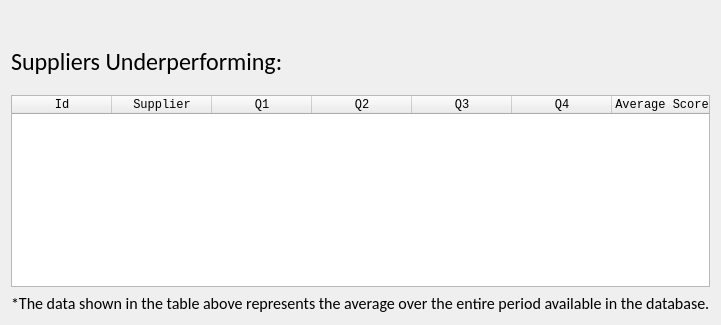
      <widget class="QWidget" name="tab_6">
       <attribute name="title">
        <string>Risks</string>
       </attribute>
       <layout class="QGridLayout" name="gridLayout_6">
        <item row="1" column="1">
         <widget class="QLabel" name="total_risks">
          <property name="minimumSize">
           <size>
            <width>50</width>
            <height>0</height>
           </size>
          </property>
          <property name="maximumSize">
           <size>
            <width>200</width>
            <height>16777215</height>
           </size>
          </property>
          <property name="font">
           <font>
            <family>Century Gothic</family>
            <pointsize>30</pointsize>
            <weight>75</weight>
            <bold>true</bold>
           </font>
          </property>
          <property name="styleSheet">
           <string notr="true"/>
          </property>
          <property name="text">
           <string/>
          </property>
          <property name="alignment">
           <set>Qt::AlignRight|Qt::AlignTrailing|Qt::AlignVCenter</set>
          </property>
         </widget>
        </item>
        <item row="1" column="2" alignment="Qt::AlignLeft">
         <widget class="QLabel" name="total_geral2">
          <property name="minimumSize">
           <size>
            <width>80</width>
            <height>0</height>
           </size>
          </property>
          <property name="maximumSize">
           <size>
            <width>80</width>
            <height>16777215</height>
           </size>
          </property>
          <property name="font">
           <font>
            <family>Century Gothic</family>
            <pointsize>16</pointsize>
           </font>
          </property>
          <property name="styleSheet">
           <string notr="true"/>
          </property>
          <property name="text">
           <string/>
          </property>
         </widget>
        </item>
        <item row="3" column="0" colspan="5">
         <widget class="QLabel" name="label_57">
          <property name="font">
           <font>
            <family>Calibri</family>
            <pointsize>12</pointsize>
            <weight>50</weight>
            <bold>false</bold>
           </font>
          </property>
          <property name="text">
           <string>*The data shown in the table above represents the average over the entire period available in the database.</string>
          </property>
          <property name="alignment">
           <set>Qt::AlignLeading|Qt::AlignLeft|Qt::AlignVCenter</set>
          </property>
         </widget>
        </item>
        <item row="1" column="0">
         <widget class="QLabel" name="label_54">
          <property name="maximumSize">
           <size>
            <width>16000</width>
            <height>16777215</height>
           </size>
          </property>
          <property name="font">
           <font>
            <family>Calibri</family>
            <pointsize>18</pointsize>
            <weight>50</weight>
            <bold>false</bold>
           </font>
          </property>
          <property name="text">
           <string>Suppliers Underperforming:</string>
          </property>
         </widget>
        </item>
        <item row="1" column="3">
         <spacer name="horizontalSpacer">
          <property name="orientation">
           <enum>Qt::Horizontal</enum>
          </property>
          <property name="sizeHint" stdset="0">
           <size>
            <width>40</width>
            <height>20</height>
           </size>
          </property>
         </spacer>
        </item>
        <item row="2" column="0" colspan="5">
         <widget class="QTableWidget" name="table_risks">
          <property name="font">
           <font>
            <family>Consolas</family>
           </font>
          </property>
          <property name="horizontalScrollBarPolicy">
           <enum>Qt::ScrollBarAlwaysOff</enum>
          </property>
          <attribute name="verticalHeaderVisible">
           <bool>false</bool>
          </attribute>
          <attribute name="verticalHeaderHighlightSections">
           <bool>false</bool>
          </attribute>
          <column>
           <property name="text">
            <string>Id</string>
           </property>
          </column>
          <column>
           <property name="text">
            <string>Supplier</string>
           </property>
          </column>
          <column>
           <property name="text">
            <string>Q1</string>
           </property>
          </column>
          <column>
           <property name="text">
            <string>Q2</string>
           </property>
          </column>
          <column>
           <property name="text">
            <string>Q3</string>
           </property>
          </column>
          <column>
           <property name="text">
            <string>Q4</string>
           </property>
          </column>
          <column>
           <property name="text">
            <string>Average Score</string>
           </property>
          </column>
         </widget>
        </item>
        <item row="0" column="0">
         <widget class="QWidget" name="widget_76" native="true">
          <property name="minimumSize">
           <size>
            <width>0</width>
            <height>0</height>
           </size>
          </property>
          <layout class="QGridLayout" name="gridLayout_53"/>
         </widget>
        </item>
       </layout>
      </widget>
